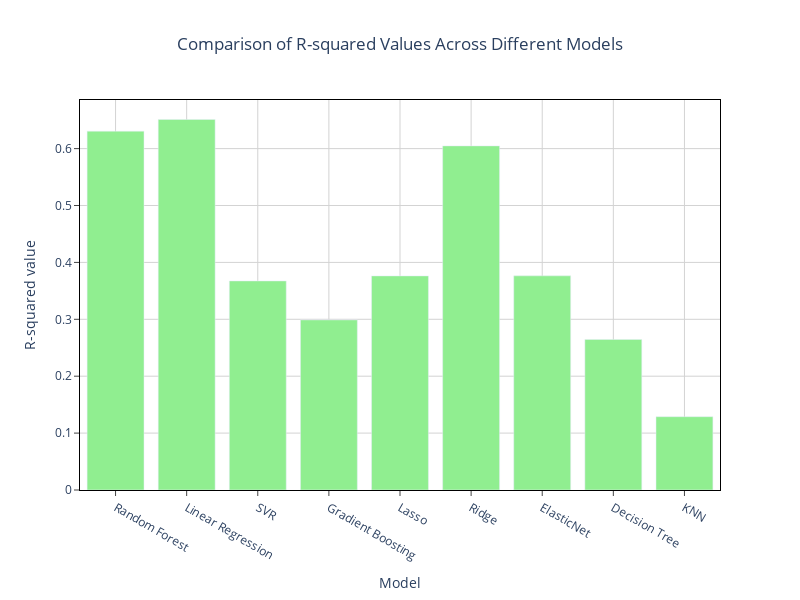

The cell this chart's notebook holds for it:
### Code cell
import plotly.graph_objects as px
plot = px.Figure(data=[
                       px.Bar(
    name = 'Original Model',
    x = mods,
    y = og
   )
])

plot.update_layout(title= 'Comparison of R-squared Values Across Different Models', title_x=0.5, 
                   xaxis_title = 'Model', yaxis_title='R-squared value',
                  width=800,height=600, plot_bgcolor= 'rgba(0, 0, 0, 0)',)
#paper_bgcolor= 'rgba(0, 0, 0, 0)',)
plot.update_traces(marker_color = 'LightGreen')
plot.update_xaxes(
    mirror=True,
    ticks='outside',
    showline=True,
    linecolor='black',
    gridcolor='lightgrey'
)
plot.update_yaxes(
    mirror=True,
    ticks='outside',
    showline=True,
    linecolor='black',
    gridcolor='lightgrey'
)
#plot.update_xaxes('Regression Model Type')
plot.show()

### Figure 1 — Plotly figure (JSON) as saved in the notebook; plotly's stock layout.template omitted (floating-point values rounded to 4 significant figures)
{"data": [{"marker": {"color": "LightGreen"}, "name": "Original Model", "type": "bar", "x": ["Random Forest", "Linear Regression", "SVR", "Gradient Boosting", "Lasso", "Ridge", "ElasticNet", "Decision Tree", "KNN"], "y": [0.6307, 0.6512, 0.3674, 0.299, 0.3763, 0.6048, 0.3763, 0.2646, 0.1288]}], "layout": {"height": 600, "plot_bgcolor": "rgba(0, 0, 0, 0)", "title": {"text": "Comparison of R-squared Values Across Different Models", "x": 0.5}, "width": 800, "xaxis": {"autorange": true, "gridcolor": "lightgrey", "linecolor": "black", "mirror": true, "range": [-0.5, 8.5], "showline": true, "ticks": "outside", "title": {"text": "Model"}, "type": "category"}, "yaxis": {"autorange": true, "gridcolor": "lightgrey", "linecolor": "black", "mirror": true, "range": [0, 0.6854], "showline": true, "ticks": "outside", "title": {"text": "R-squared value"}, "type": "linear"}}}
